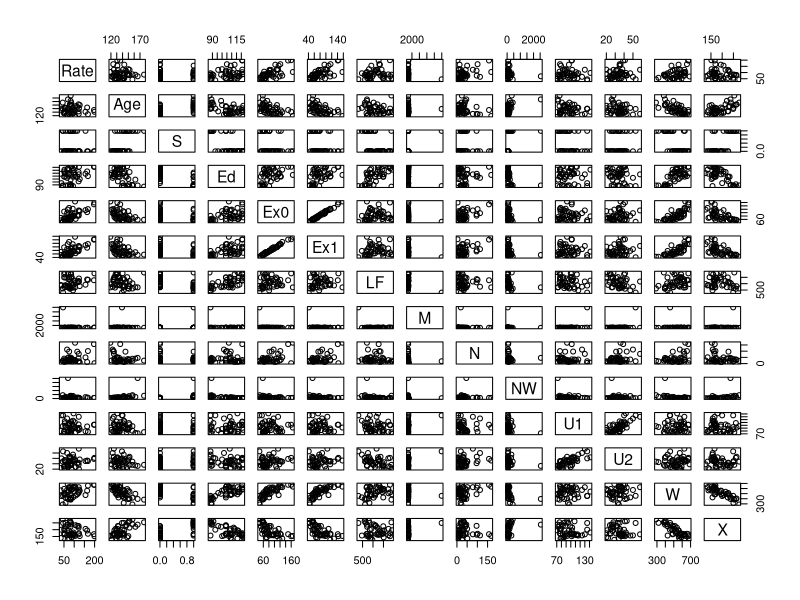
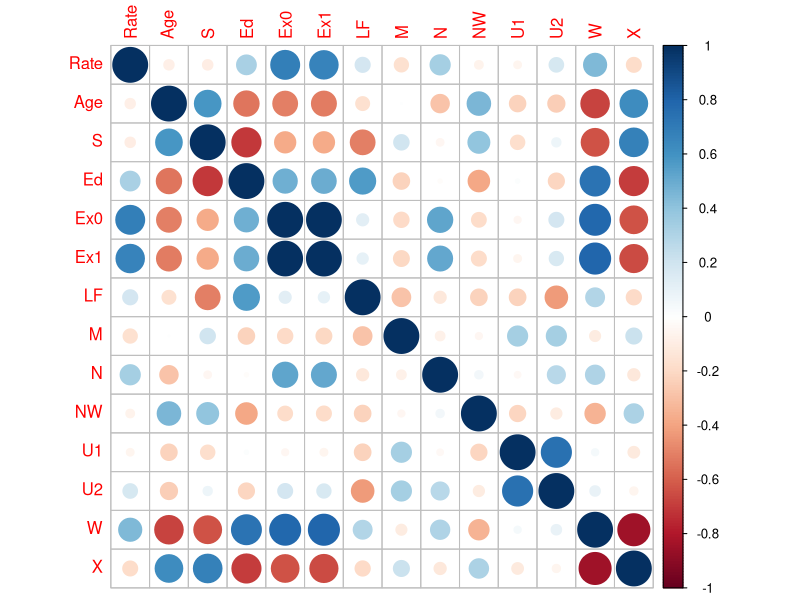
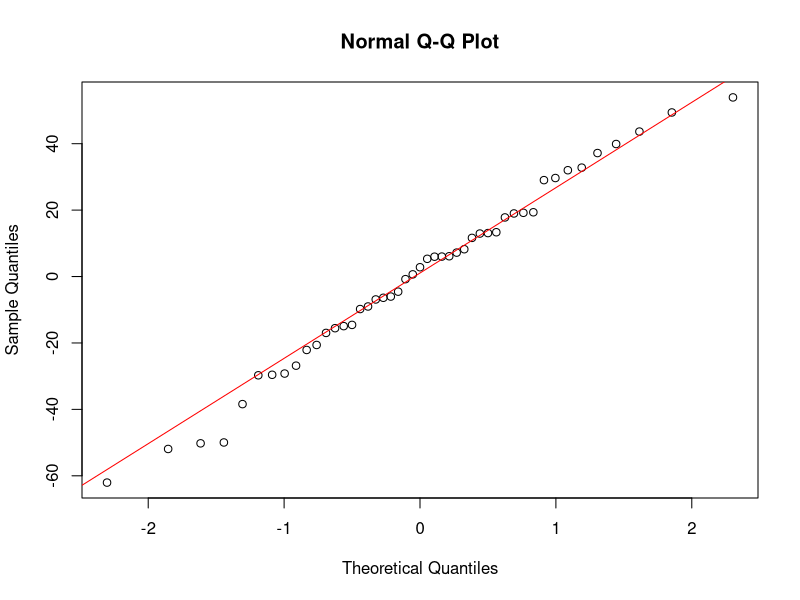

Write R code to recreate these figures, in order.
crime.data <- read.table("crime.txt", header = TRUE)

# problem 1

png("pairs.png")
pairs(crime.data)
dev.off()

# problem 2

#install.packages("corrplot")

library(corrplot)
cor(crime.data)

png("corr.png")
corrplot(cor(crime.data))
dev.off()

# problem 4

model <- lm(Rate ~ ., data = crime.data)
summary(model)
co <- coef(model)
eq <- paste0("y = ", round(co[1], 2), " + ",
	round(co[2], 2), "Age + ",
	round(co[3], 2), "S + ",
	round(co[4], 2), "Ed + ",
	round(co[5], 2), "Ex0 + ",
	round(co[6], 2), "Ex1 + ",
	round(co[7], 3), "LF + ",
	round(co[8], 4), "M + ",
	round(co[9], 3), "N + ",
	round(co[10], 4), "NW + ",
	round(co[11], 2), "U1 + ",
	round(co[12], 2), "U2 + ",
	round(co[13], 2), "W + ",
	round(co[14], 2), "X")
eq

new.data <- data.frame(Age = 150, S = 1, Ed = 90, Ex0 = 50, Ex1 = 60, LF = 500, M = 950, N = 30, NW = 300, U1 = 100, U2 = 40, W = 400, X = 200)
predicted.value <- predict(model, newdata = new.data)
predicted.value

# problems 5-7

model2 <- lm(Rate ~ Ex1 + X + Ed + Age + U2, data = crime.data)
summary(model2)
co <- coef(model2)
eq <- paste0("y = ", round(co[1], 2), " + ",
	round(co[2], 2), "Ex1 + ",
	round(co[3], 2), "X + ",
	round(co[4], 2), "Ed + ",
	round(co[5], 2), "Age + ",
	round(co[6], 2), "U2")
eq

new.data <- data.frame(Age = 150, S = 1, Ed = 90, Ex0 = 50, Ex1 = 60, LF = 500, M = 950, N = 30, NW = 300, U1 = 100, U2 = 40, W = 400, X = 200)
predicted.value <- predict(model2, newdata = new.data)
predicted.value

model3 <- lm(Rate ~ Ex0 + LF + M + N + NW, data = crime.data)
summary(model3)
co <- coef(model3)
eq <- paste0("y = ", round(co[1], 2), " + ",
	round(co[2], 2), "Ex0 + ",
	round(co[3], 3), "LF + ",
	round(co[4], 4), "M + ",
	round(co[5], 3), "N + ",
	round(co[6], 4), "NW")
eq

new.data <- data.frame(Age = 150, S = 1, Ed = 90, Ex0 = 50, Ex1 = 60, LF = 500, M = 950, N = 30, NW = 300, U1 = 100, U2 = 40, W = 400, X = 200)
predicted.value <- predict(model3, newdata = new.data)
predicted.value

# problem 8

png("qqplot.png")
qqnorm(residuals(model3))
qqline(residuals(model3), col = "red")
dev.off()
